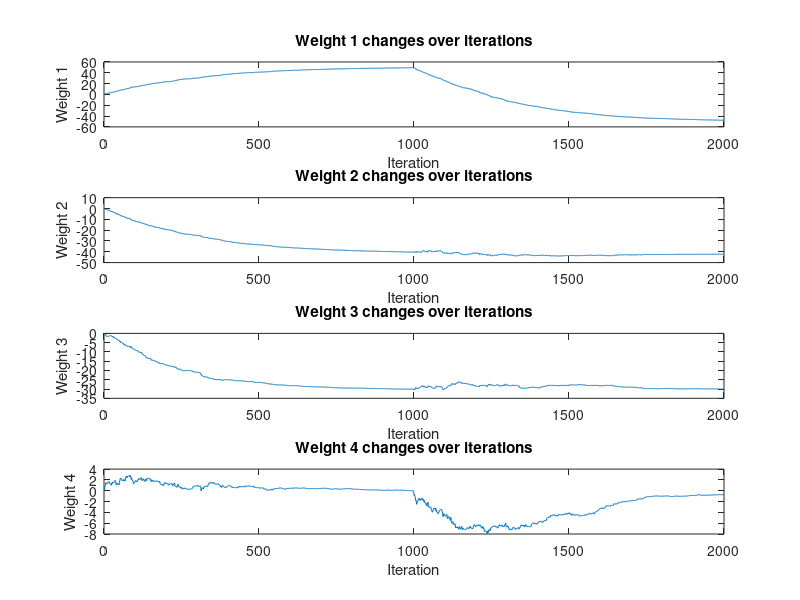

Write MATLAB code to recreate this figure.
clear;
close all;

% Load data from files
x_mat = load('x.mat'); 
d_mat = load('d.mat'); 
x_all = x_mat.x;
d_all = d_mat.d;


N = 2000;

p = 4;
num_signals = 100; % Number of signals to generate

e_square = zeros(100,  N - p + 1);
weights_all = zeros(100, N - p + 2, p);
MSE_all = zeros(100,1);
output_signal_all = zeros(100, N);

for j = 1:num_signals
    autocorr_vector = xcorr(x_all(j, :), 'biased');
    Rxx = toeplitz(autocorr_vector(N:end));
    eigens = eigs(Rxx);
    eigen = max(eigens);
    % Learning rate
    mu = 0.01 * (2 / eigen);
    input_signal = x_all(j, :);
    desired_output_signal = d_all(j, 1:2000);
    weights = zeros(N - p + 2, p);
    MSE = zeros(1, N - p + 1);
    output_signal = zeros(N,1);

    for i = 1:N - p + 1
        input_samples = input_signal(p + i - 1:-1:i);
        output_signal(i) = input_samples * weights(i, :)';

        % Desired output for this sample
        
        e=desired_output_signal(i + p - 1)-output_signal(i);
        % Update weights
        weights(i + 1, :) = weights(i, :) + mu * (e) * input_samples;

        % Calculate MSE for this sample
        e_square(j,i)=e^2;
    end

    weights_all(j, :, :) = weights;
    MSE_all(j) = mean(e_square(j,:));
    output_signal_all(j, :) = output_signal;
end

% Calculate overall MSE across all iterations
total_mse = mean(MSE_all, 1);

% Plot weights changes with respect to iterations
figure;
for k = 1:p
    subplot(p, 1, k);
    plot(1:N - p + 2, weights(:, k));
    xlabel('Iteration');
    ylabel(['Weight ' num2str(k)]);
    title(['Weight ' num2str(k) ' changes over iterations']);
end
